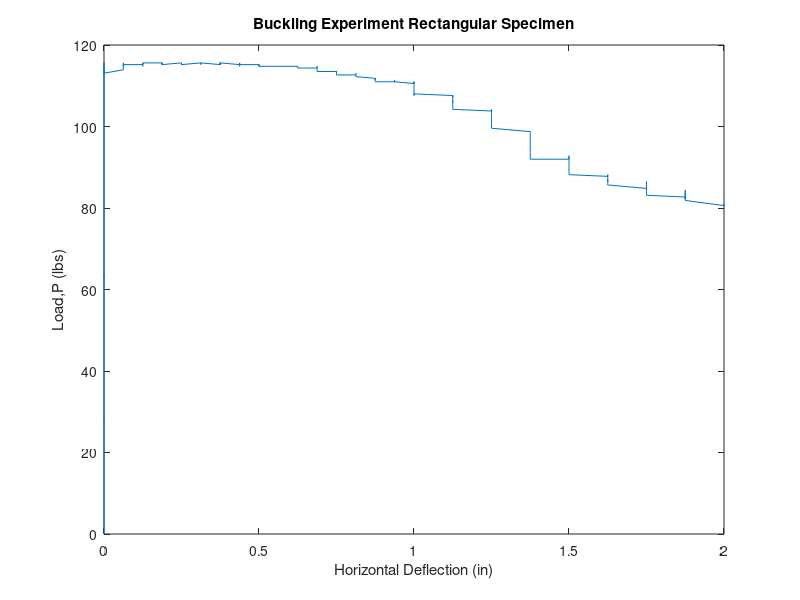
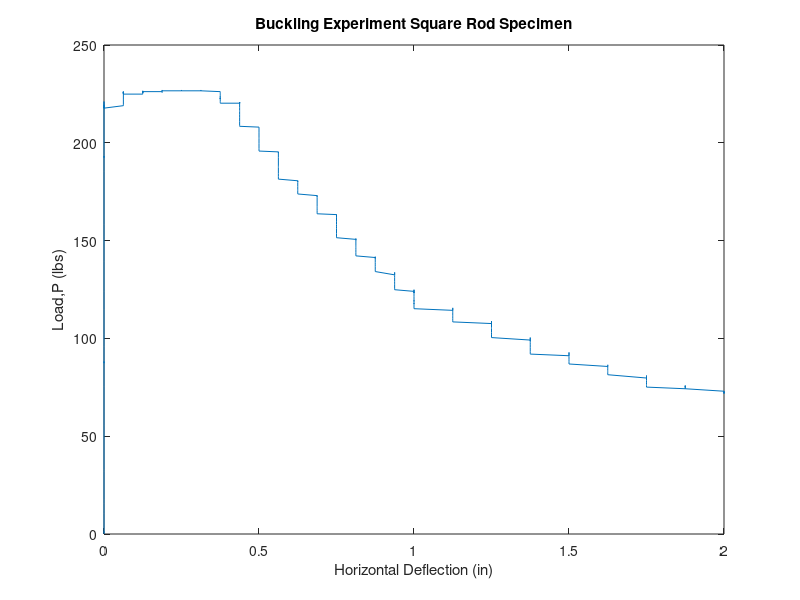

These figures' MATLAB source, in order: (Note: this script raises an error after producing the figures.)
%% ASEN 3112 Lab 4
% Group: 
% Zach Faith, Zak Reichenbach, Lila Monprode, Joe Miserlian, Gerardo Romero



clc; clear;
load("11_in_rectangle_FIXED.mat");
rect = data;
load("11inch_SquareRod.mat");
square = data; 

%% Experimental Data

% Converting Volts to lbs

conv = (1/2.37)*1000; % conversion factor for load cell

    % Rectangle
    
    V_rec = rect(:,2);
    
    P_rec = conv * V_rec;
    dev = rect(:,3);
    
    plot(dev,P_rec)
    title('Buckling Experiment Rectangular Specimen')
    xlabel('Horizontal Deflection (in)')
    ylabel('Load,P (lbs)')
    
    % Find buckling load:
    idx_cr = rect(:,3) == 1/16;
    Pcr_rec = mean(P_rec(idx_cr));


    % Square
    V_square = square(:,2);
    
    P_square = conv * V_square;
    dev_square = square(:,3);
    
    figure
    plot(dev_square,P_square)
    title('Buckling Experiment Square Rod Specimen')
    xlabel('Horizontal Deflection (in)')
    ylabel('Load,P (lbs)')


    % Find buckling load:
    idx_cr = square(:,3) == 1/16;
    Pcr_square = mean(P_square(idx_cr));
    

    %% Theory


    E = 10e+6; % psi, same for both
    L = 11; % in, same for both
    
    % rectangle
    h_r = 1; % in
    w  = 0.125;% in
    I_r = (h_r*w^3)/12;

    % Buckling Load
    Pcr_rec_theory = pi^2*E*I_r/L^2;
    error_rec = abs(Pcr_rec_theory-Pcr_rec)/Pcr_rec_theory;
    
    disp("Rectangle: ")
    disp("  Experimental P_cr: " + Pcr_rec + " Lbs")
    disp("  Theoretical P_cr: " + Pcr_rec_theory + " Lbs")
    disp("  Error: " + error_rec*100 + "%");
    
    
    
    % square
    side = 0.25; % in
    t = 0.0625; % in
    b =  side  -  2*t;
    I_s = side^4/12 - b^4/12;

    % Buckling Load
    Pcr_square_theory =  pi^2*E*I_s/L^2;
    error_square = abs(Pcr_square - Pcr_square_theory)/Pcr_square_theory;
    
    disp("Square: ")
    disp("  Experimental P_cr: " + Pcr_square + " Lbs")
    disp("  Theoretical P_cr: " + Pcr_square_theory + " Lbs")
    disp("  Error: " + error_square*100 + "%")


